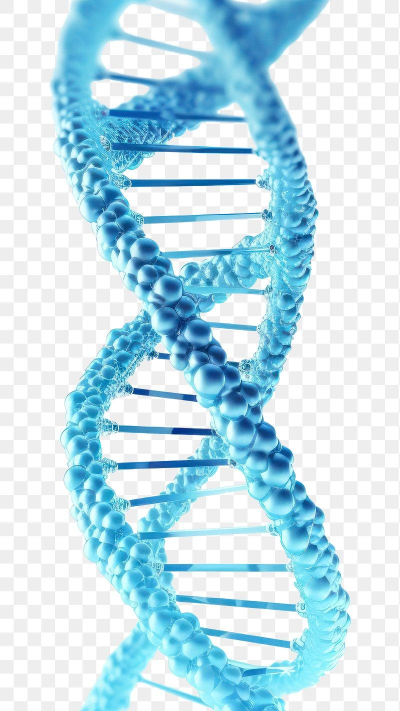
#> input picture user_app/assets/images/organ/DNA.jpg, 800 x 1422 px (shown at 1/2 size)
$ python -i generate_organs.py   (imports and definitions only)
#> lines starting #> are read from the running program, lines starting #| are printed output that depends on the picture
#> further down, picture is the input picture: PIL image 800x1422 RGB; mean R, G, B 190.8, 223.3, 234.9
"""Generate premium 3D-style anatomical organ illustrations (PIL)."""
from __future__ import annotations

import math
from pathlib import Path

from PIL import Image, ImageChops, ImageDraw, ImageFilter

OUT = Path(__file__).resolve().parents[1] / "assets" / "images" / "organs"
# [1 line not run here, left out]
SIZE = 512


def canvas() -> Image.Image:
    return Image.new("RGBA", (SIZE, SIZE), (0, 0, 0, 0))


# [26 lines left out: function radial_blob, not called in this run]


def soft_shadow(img: Image.Image, offset: tuple[int, int] = (0, 18)) -> Image.Image:
#> called with offset = (0, 18)
    alpha = img.split()[-1]
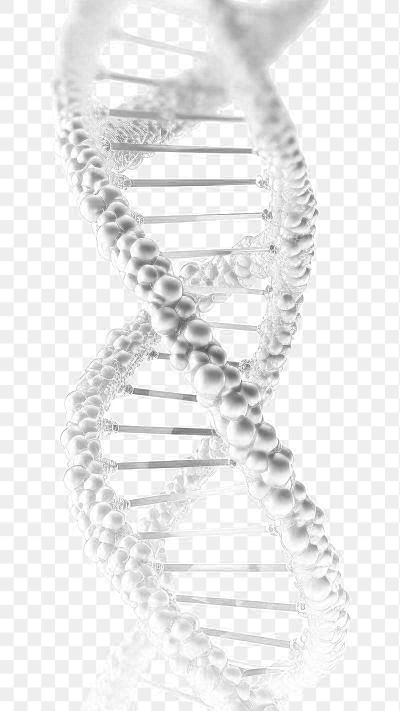
#> alpha: PIL image 800x1422 L (shown at 1/2 size); min 52, max 255, mean 234.9
    shadow = Image.new("RGBA", img.size, (0, 0, 0, 0))
#> shadow: PIL image 800x1422 RGBA; every value is 0
    shadow.putalpha(alpha)
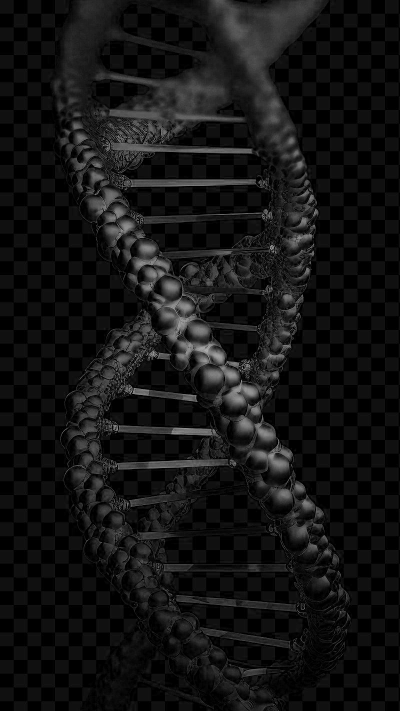
#> shadow: PIL image 800x1422 RGBA (shown at 1/2 size); mean R, G, B, A 0, 0, 0, 234.9; transparent parts drawn white
    shadow = shadow.filter(ImageFilter.GaussianBlur(16))
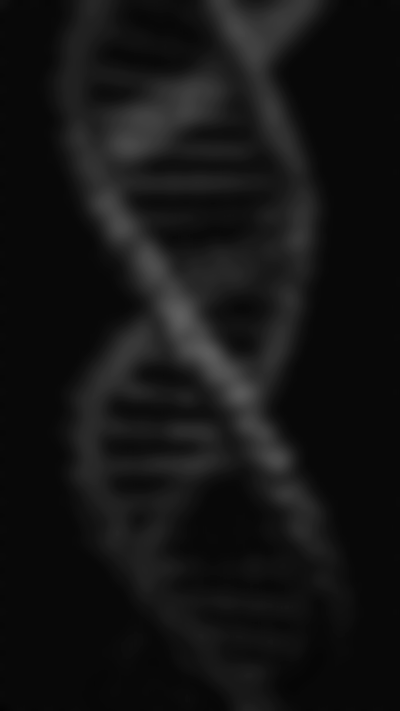
#> shadow: PIL image 800x1422 RGBA (shown at 1/2 size); mean R, G, B, A 0, 0, 0, 234.9; transparent parts drawn white
    result = Image.new("RGBA", img.size, (0, 0, 0, 0))
    result.alpha_composite(shadow, offset)
#> (the run stopped early here; a loop or call above may not have finished)

$ run again, on user_app/assets/images/organ/allery.jpg
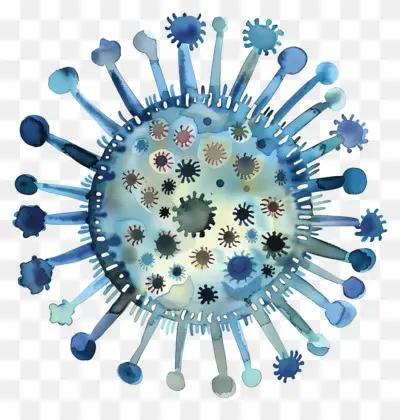
#> input picture user_app/assets/images/organ/allery.jpg, 400 x 420 px
#> picture is the input picture: PIL image 400x420 RGB; mean R, G, B 188.5, 203.8, 209.9
#> in soft_shadow, `shadow.putalpha(alpha)`:
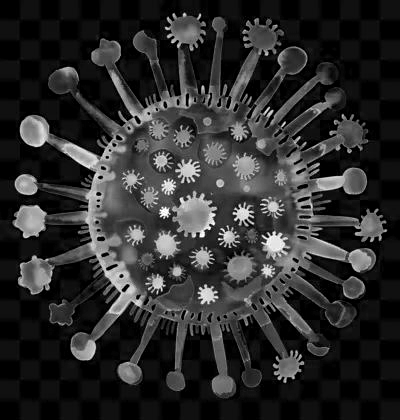
#> shadow: PIL image 400x420 RGBA; mean R, G, B, A 0, 0, 0, 209.9; transparent parts drawn white
#> in soft_shadow, `result.alpha_composite(shadow, offset)`:
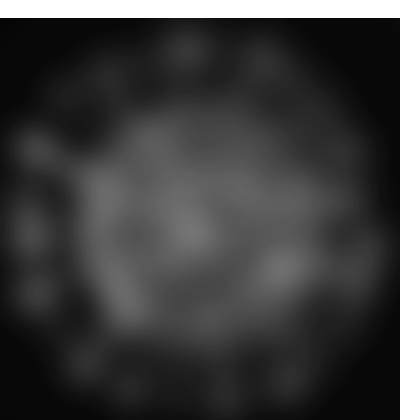
#> result: PIL image 400x420 RGBA; mean R, G, B, A 0, 0, 0, 199.5; transparent parts drawn white

$ run again, on user_app/assets/images/organ/blood.jpg
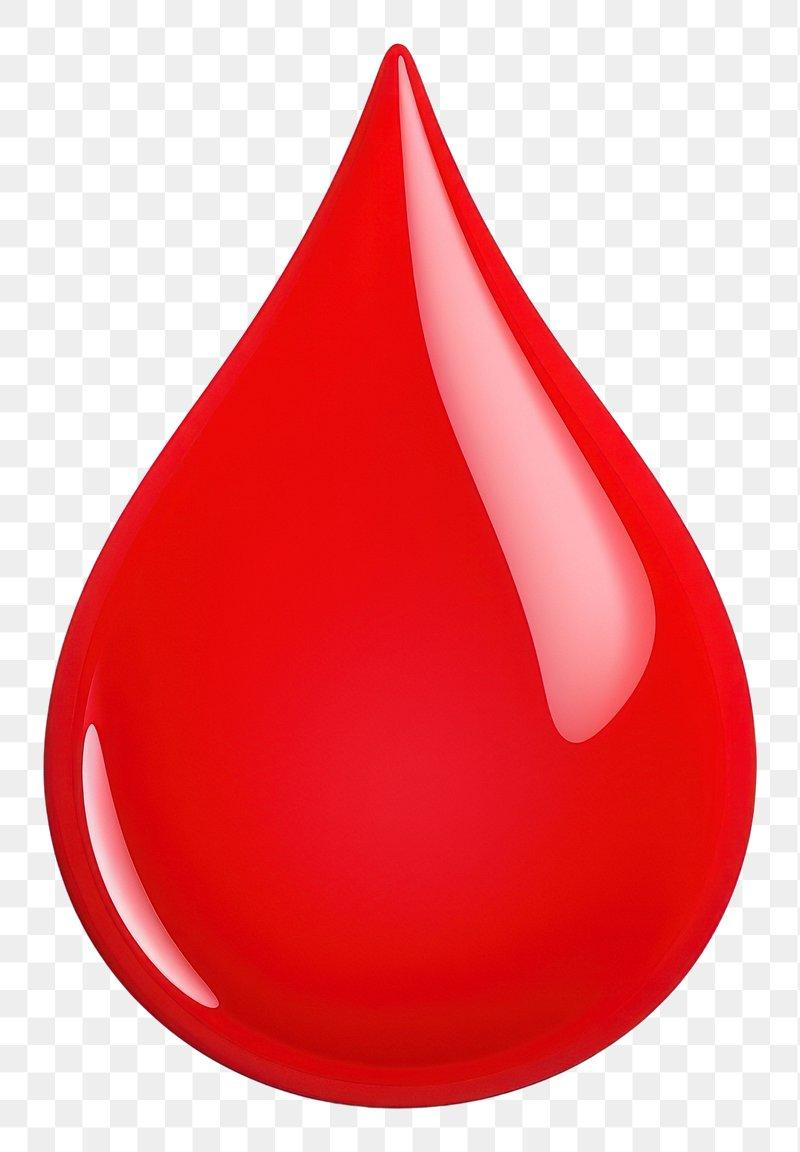
#> input picture user_app/assets/images/organ/blood.jpg, 800 x 1152 px
#> picture is the input picture: PIL image 800x1152 RGB; mean R, G, B 236.2, 133.2, 135.7
#> in soft_shadow, `alpha = img.split()[-1]`:
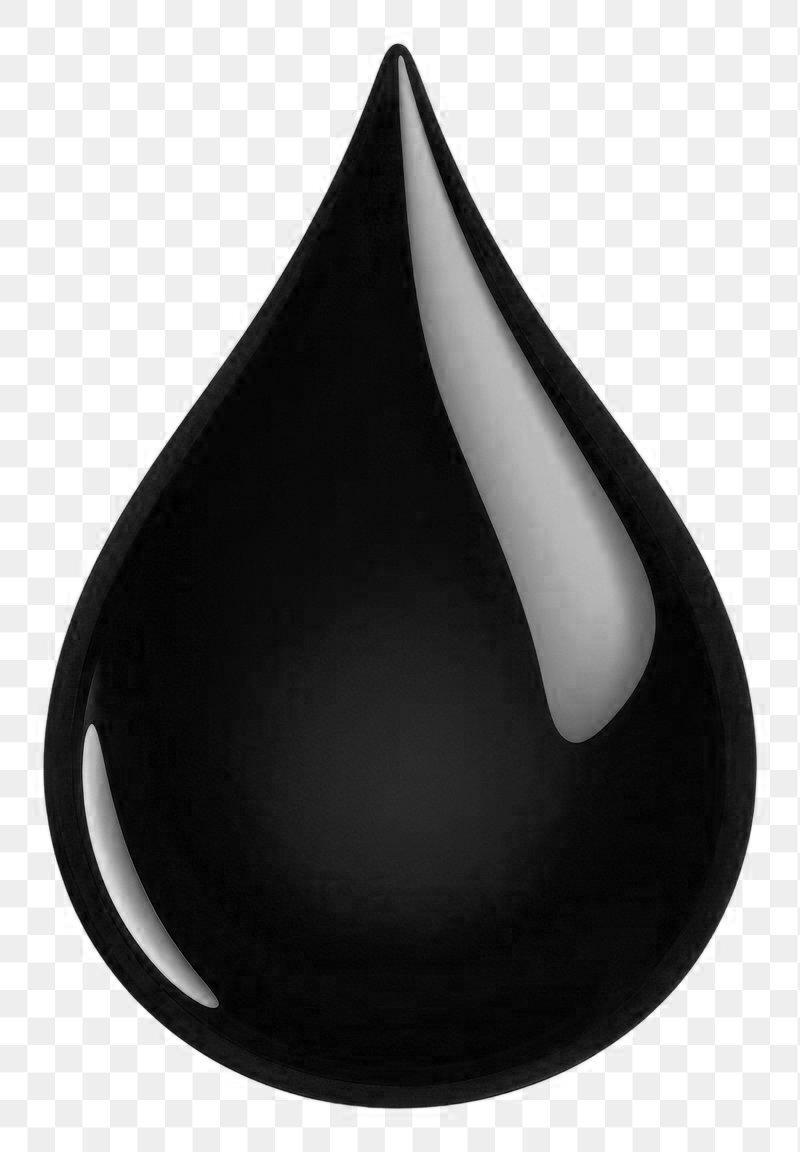
#> alpha: PIL image 800x1152 L; min 0, max 255, mean 135.7
#> in soft_shadow, `result.alpha_composite(shadow, offset)`:
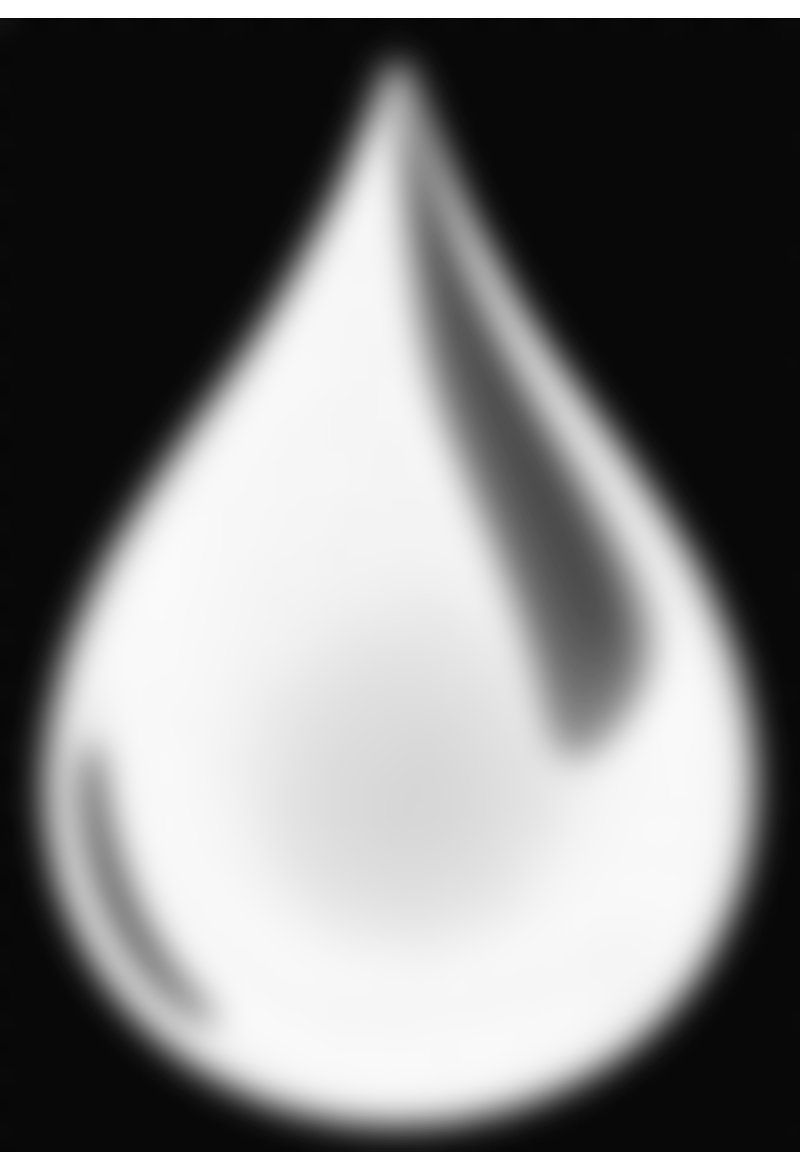
#> result: PIL image 800x1152 RGBA; mean R, G, B, A 0, 0, 0, 131.8; transparent parts drawn white

$ run again, on user_app/assets/images/organ/bloodpressure.jpg
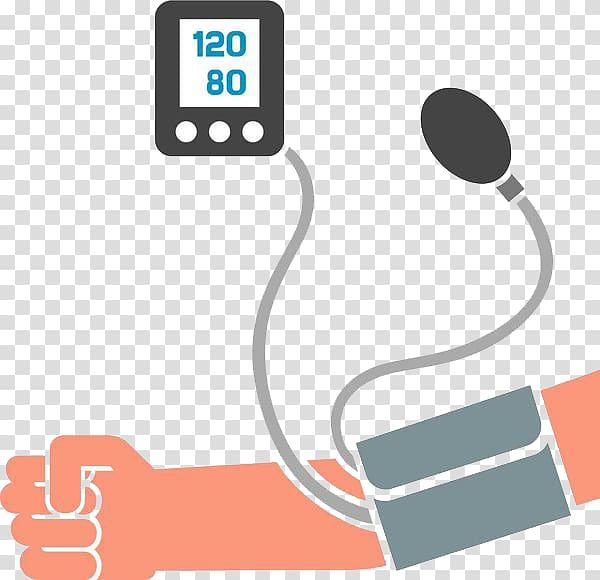
#> input picture user_app/assets/images/organ/bloodpressure.jpg, 600 x 580 px
#> picture is the input picture: PIL image 600x580 RGB; mean R, G, B 220, 209.9, 206.9
#> in soft_shadow, `alpha = img.split()[-1]`:
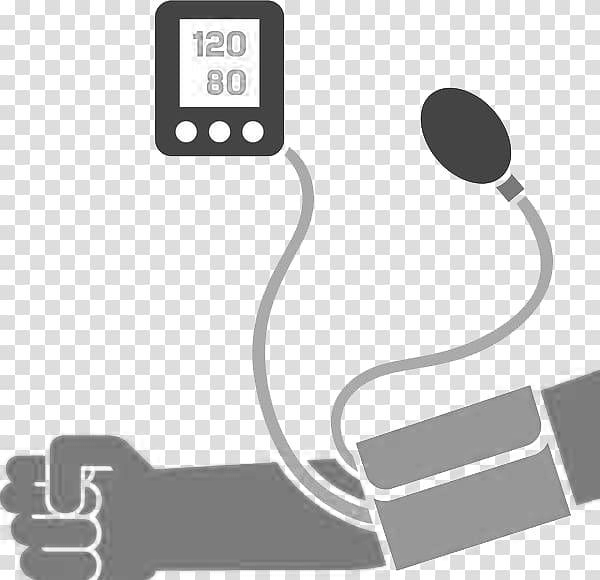
#> alpha: PIL image 600x580 L; min 1, max 255, mean 206.9
#> in soft_shadow, `result.alpha_composite(shadow, offset)`:
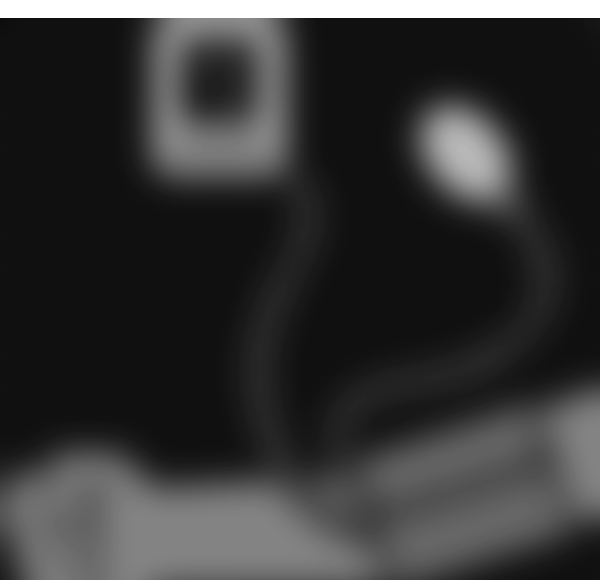
#> result: PIL image 600x580 RGBA; mean R, G, B, A 0, 0, 0, 201.5; transparent parts drawn white
